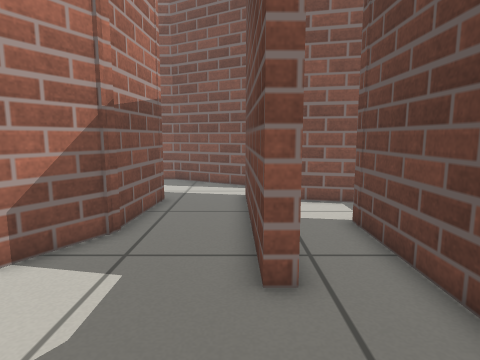
View 1 (above)

17 first-person views from a walk through a world built for the Gazebo simulator. The camera is 0.64 m above the floor, tilts 8° down and sees 75° across. The floor is counted in squares, 0.25 m on a side. Each view is taken from the middle of a square. On the plan, view 1 faces up. The plan holds only what a view shows up to about 20 squares ahead; the rest is blank.

View 2
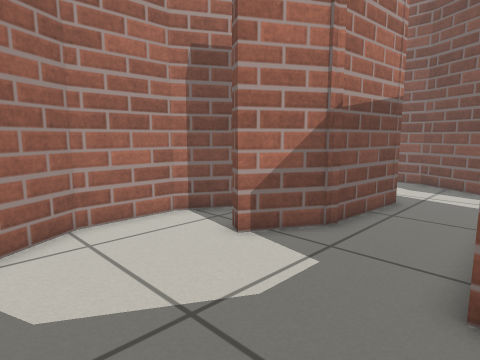

View 3
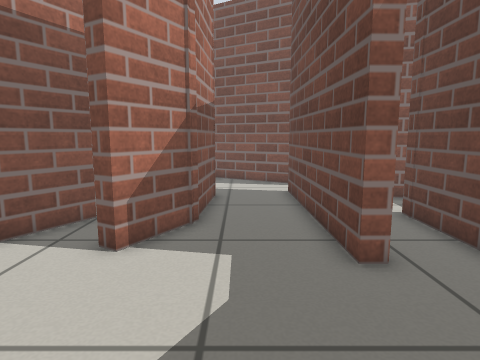

View 4
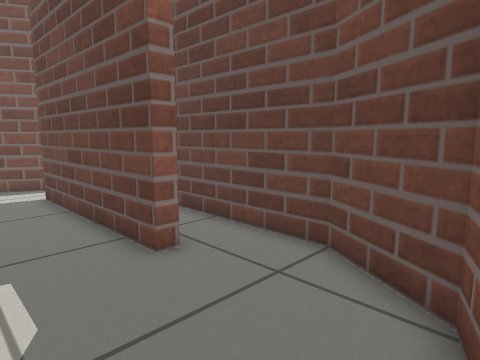

View 5
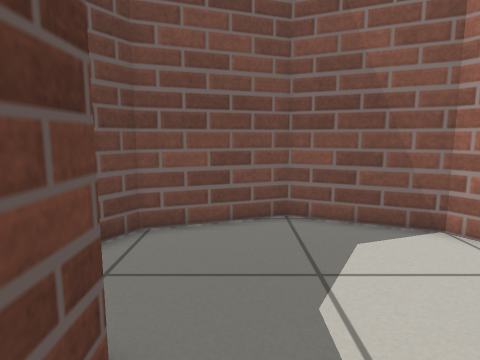

View 6
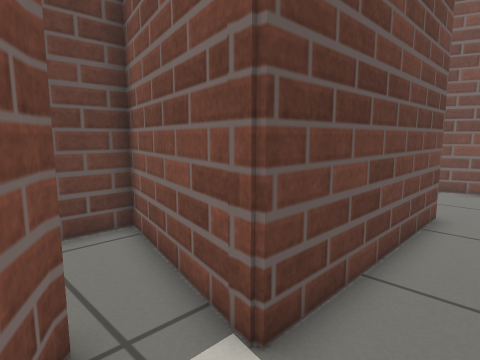

View 7
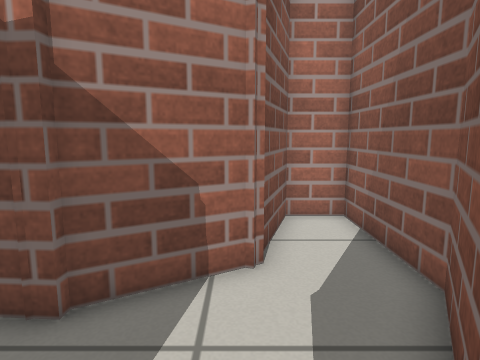

View 8
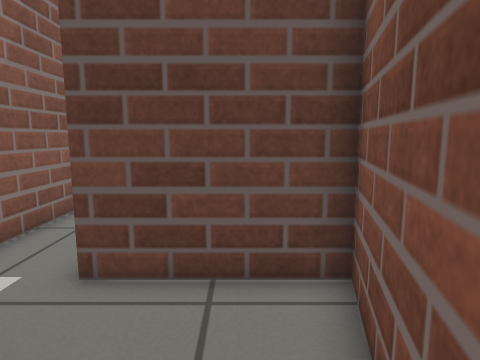

View 9
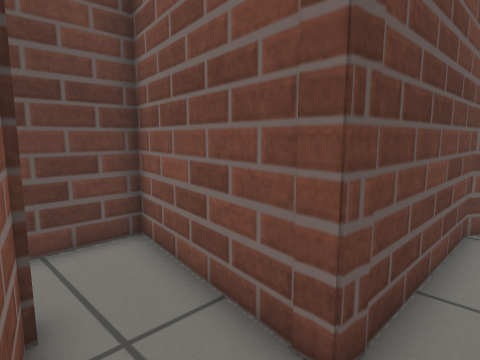

View 10
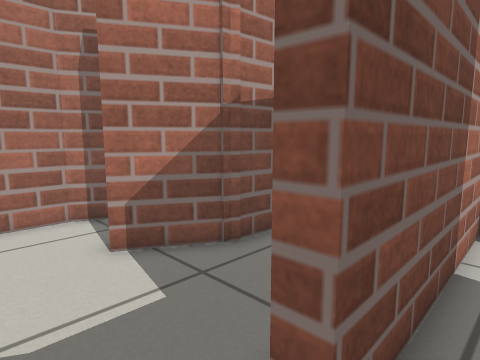

View 11
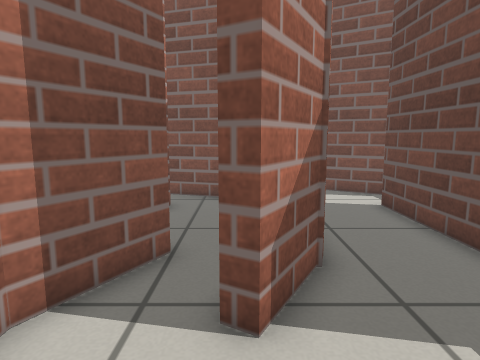

View 12
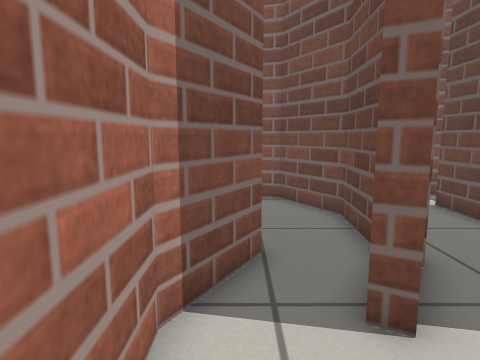

View 13
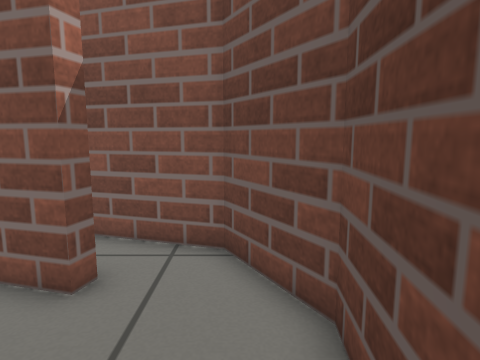

View 14
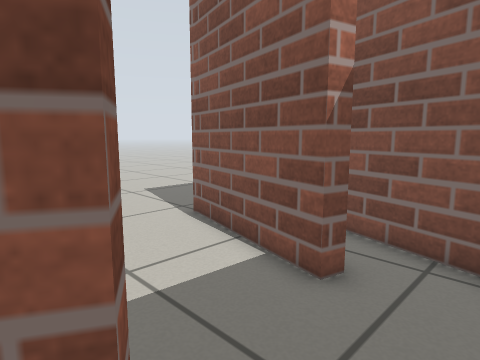

View 15
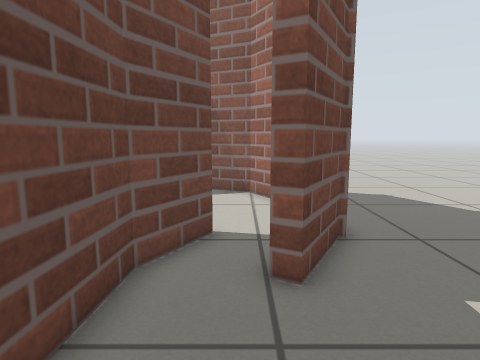

View 16
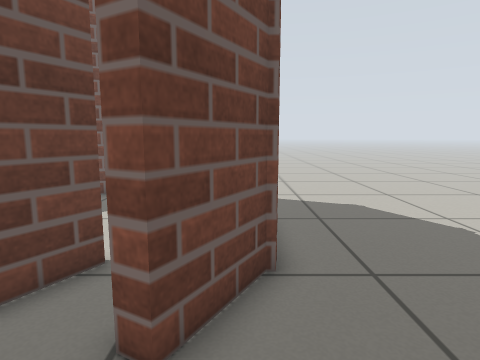

View 17
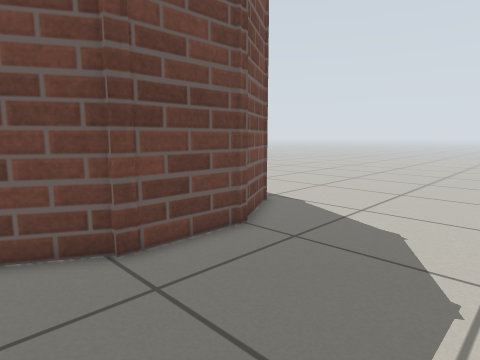

### Floor plan
Points are (right, up) in squares from view 1. A wall is a line through its corners. A room is listed if a view was taken in it or the views show most of it. See-through windows are left out.
Room 1 (views 1, 2, 3, 4, 9, 10, 11, 12)
walls: (-3.2, 8.3) (-4.8, 5.7) (-5.3, 6); (3.3, 8.6) (3.4, 9.1) (4, 9.1); (3.4, 9.2) (9.5, 8.2) (9.5, 10.8); (-7.4, 7.1) (-8.1, 5.9) (-8.1, 2.7) (-6.5, -0.1) (-2.5, -1.8) (1.8, -0.3) (3.4, 2.5) (3.4, 9.1); (0.9, 12.7) (1, 5) (0.4, 5) (0.4, 6.5); (6.4, 11.3) (2.4, 12.5)
ways out: opening at (-1.5, 7.5) to room 2; opening at (-6, 7) to room 3
Room 2 (views 5, 6, 7, 8)
walls: (0.2, 13.5) (6.3, 12) (6.3, 17); (-3.1, 12.5) (-3.4, 7.7); (1.6, 15.2) (-3.8, 18.4) (-8.8, 18.4) (-8.8, 16.5) (-5, 15.3) (-3.3, 12.5); (1.9, 14.9) (1.5, 15.3); (0.4, 6.5) (0.2, 13.4) (0.8, 13.4)
ways out: opening at (-1.5, 7.5) to room 1
Room 3 (views 13, 14, 15, 16)
walls: (-7.5, 13.4) (-7.7, 12.8); (-7.6, 8) (-7.1, 8.9) (-6.5, 8.6) (-7.4, 7.1); (-5.3, 6) (-4, 8.3) (-3.7, 12) (-5.4, 14.8) (-8.9, 15.9)
ways out: opening at (-6, 7) to room 1; opening at (-8, 10.5) to room 4
Room 4 (view 17)
walls: (-8.7, 2.2) (-8.7, 6.4); (-8.5, 6.3) (-7.6, 8); (-7, -0.3) (-8.8, 2.8); (-7.7, 12.8) (-13.2, 14.2)
ways out: opening at (-8, 10.5) to room 3; opening at (-14.5, 13.5)

Positions as (right, up) in squares from view 1, and headings:
1: (0, 0), facing up
2: (1, 0), facing up-left
3: (-2, -1), facing up
4: (-3, -1), facing up-right
5: (-1, 8), facing down
6: (-2, 16), facing down-right
7: (1, 15), facing left
8: (1, 14), facing right
9: (2, 12), facing down-right
10: (2, 3), facing up-left
11: (-5, 2), facing up
12: (-7, 2), facing up
13: (-5, 8), facing up
14: (-5, 8), facing up-left
15: (-6, 14), facing down
16: (-8, 12), facing down
17: (-15, 9), facing down-right
